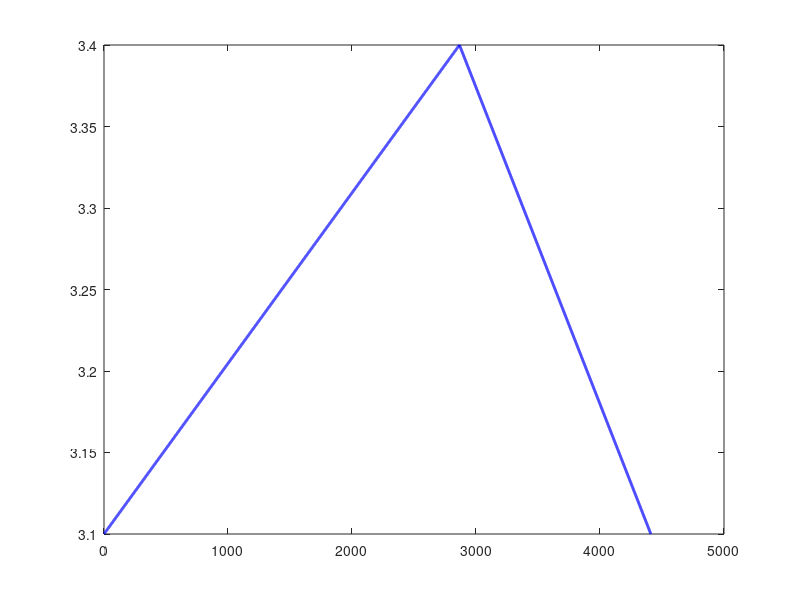

This chart was generated by the following MATLAB code:
close all;
clear;
clc;


sample_rate = 44100;
speed = 10;
dutyCycle = 0.65;
%lfoIndex = 0:sample_rate/speed;
% lfoValue = sin(2 * 3.14 * speed * lfoIndex / sample_rate) * 0.15 + 3.25;
% lfoValue = 2 * 0.3 * abs(speed*lfoIndex/sample_rate - floor(speed*lfoIndex/sample_rate + 0.5))+3.25-0.15;

lfoValue=zeros(1,sample_rate/speed);

for lfoIndex=1:(sample_rate+1)/speed
    index=lfoIndex*speed/sample_rate;
    if (index < dutyCycle) 
        lfoValue(lfoIndex)= (index*0.3) / dutyCycle+3.1;
    
    else 
        lfoValue(lfoIndex)=  0.3 / (1 - dutyCycle)*(-index + 1)+3.1;
   
    end
end
lfoIndex=1:sample_rate/speed;
plot(lfoIndex,lfoValue, 'b', 'LineWidth', 2);
